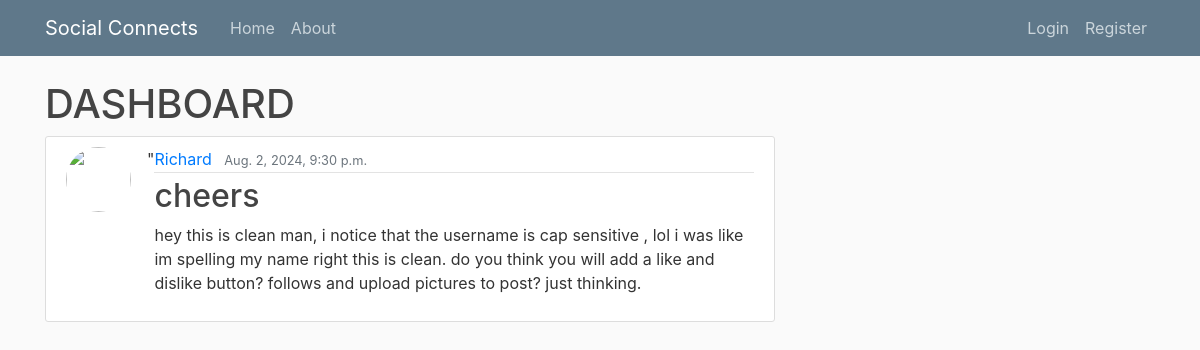
/post/21/, run on the app's committed database.
### blog/models.py (models this page shows, shortened)
class Post(models.Model):
    title = models.CharField(max_length=100)
    content = models.TextField()
    date_posted = models.DateTimeField(default=timezone.now)
    author = models.ForeignKey(User, on_delete=models.CASCADE)

### blog/views.py (the view)
# urls.py: path('post/<int:pk>/', PostDetailView.as_view(), name="post-detail"),
class PostDetailView(DetailView):
    model = Post

### blog/templates/blog/post_detail.html (shortened to what this page needs)
{% extends "blog/base.html" %}
{% block content%}
<h1>DASHBOARD</h1>
<article class="media content-section">
  <img  class="rounded-circle article-img" src="{{ object.author.profile.url }}"/>"
  <div class="media-body">
    <div class="article-metadata">
      <a class="mr-2" href="{% url 'user-posts' object.author.username %}">{{ object.author }}</a>
      <small class="text-muted">{{ object.date_posted }}</small>
    </div>
    <h2 class="article-title">{{ object.title }}</a></h2>
    <p class="article-content">{{ object.content }}</p>
  </div>
</article>
{% endblock %}

### blog/static/blog/main.css (style rules this page uses)
body { background: #fafafa; color: #333333; margin-top: 5rem; }
h1, h2, h3, h4, h5, h6 { color: #444444; }
.content-section { background: #ffffff; padding: 10px 20px; border: 1px solid #dddddd; border-radius: 3px; margin-bottom: 20px; }
.article-title { color: #444444; }
.article-content { white-space: pre-line; }
.article-img { height: 65px; width: 65px; margin-right: 16px; }
.article-metadata { padding-bottom: 1px; margin-bottom: 4px; border-bottom: 1px solid #e3e3e3 }

### data on the page
Post: author "Richard", date_posted "Aug. 2, 2024, 9:30 p.m.", title "cheers", content "hey this is clean man, i notice that the username is cap sensitive , lol i was like im spelling my name right this is clean. do you think you will add a like and dislike button? follows and upload pictures to post? just thinking."
